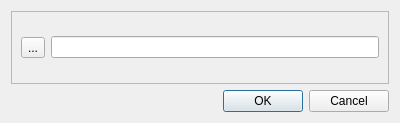
<ui version="4.0" >
 <class>IDlgEditRoute</class>
 <widget class="QDialog" name="IDlgEditRoute" >
  <property name="geometry" >
   <rect>
    <x>0</x>
    <y>0</y>
    <width>400</width>
    <height>123</height>
   </rect>
  </property>
  <property name="windowTitle" >
   <string>Edit Route ...</string>
  </property>
  <layout class="QVBoxLayout" >
   <item>
    <widget class="QFrame" name="frame" >
     <property name="frameShape" >
      <enum>QFrame::StyledPanel</enum>
     </property>
     <property name="frameShadow" >
      <enum>QFrame::Raised</enum>
     </property>
     <layout class="QHBoxLayout" >
      <item>
       <widget class="QToolButton" name="toolIcon" >
        <property name="text" >
         <string>...</string>
        </property>
       </widget>
      </item>
      <item>
       <widget class="QLineEdit" name="lineName" />
      </item>
     </layout>
    </widget>
   </item>
   <item>
    <widget class="QDialogButtonBox" name="buttonBox" >
     <property name="orientation" >
      <enum>Qt::Horizontal</enum>
     </property>
     <property name="standardButtons" >
      <set>QDialogButtonBox::Cancel|QDialogButtonBox::NoButton|QDialogButtonBox::Ok</set>
     </property>
    </widget>
   </item>
  </layout>
 </widget>
 <resources/>
 <connections>
  <connection>
   <sender>buttonBox</sender>
   <signal>accepted()</signal>
   <receiver>IDlgEditRoute</receiver>
   <slot>accept()</slot>
   <hints>
    <hint type="sourcelabel" >
     <x>248</x>
     <y>254</y>
    </hint>
    <hint type="destinationlabel" >
     <x>157</x>
     <y>274</y>
    </hint>
   </hints>
  </connection>
  <connection>
   <sender>buttonBox</sender>
   <signal>rejected()</signal>
   <receiver>IDlgEditRoute</receiver>
   <slot>reject()</slot>
   <hints>
    <hint type="sourcelabel" >
     <x>316</x>
     <y>260</y>
    </hint>
    <hint type="destinationlabel" >
     <x>286</x>
     <y>274</y>
    </hint>
   </hints>
  </connection>
 </connections>
</ui>
